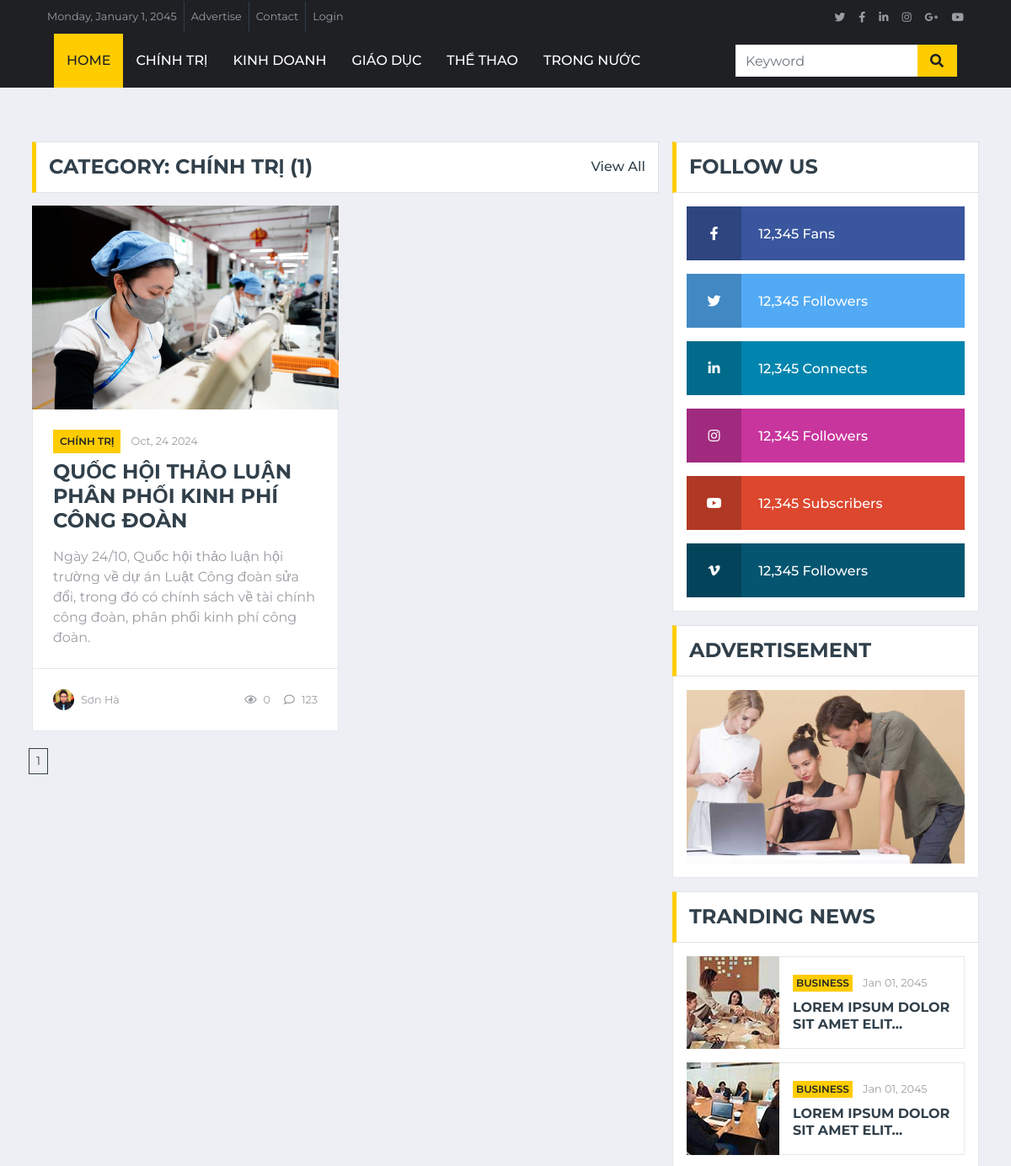
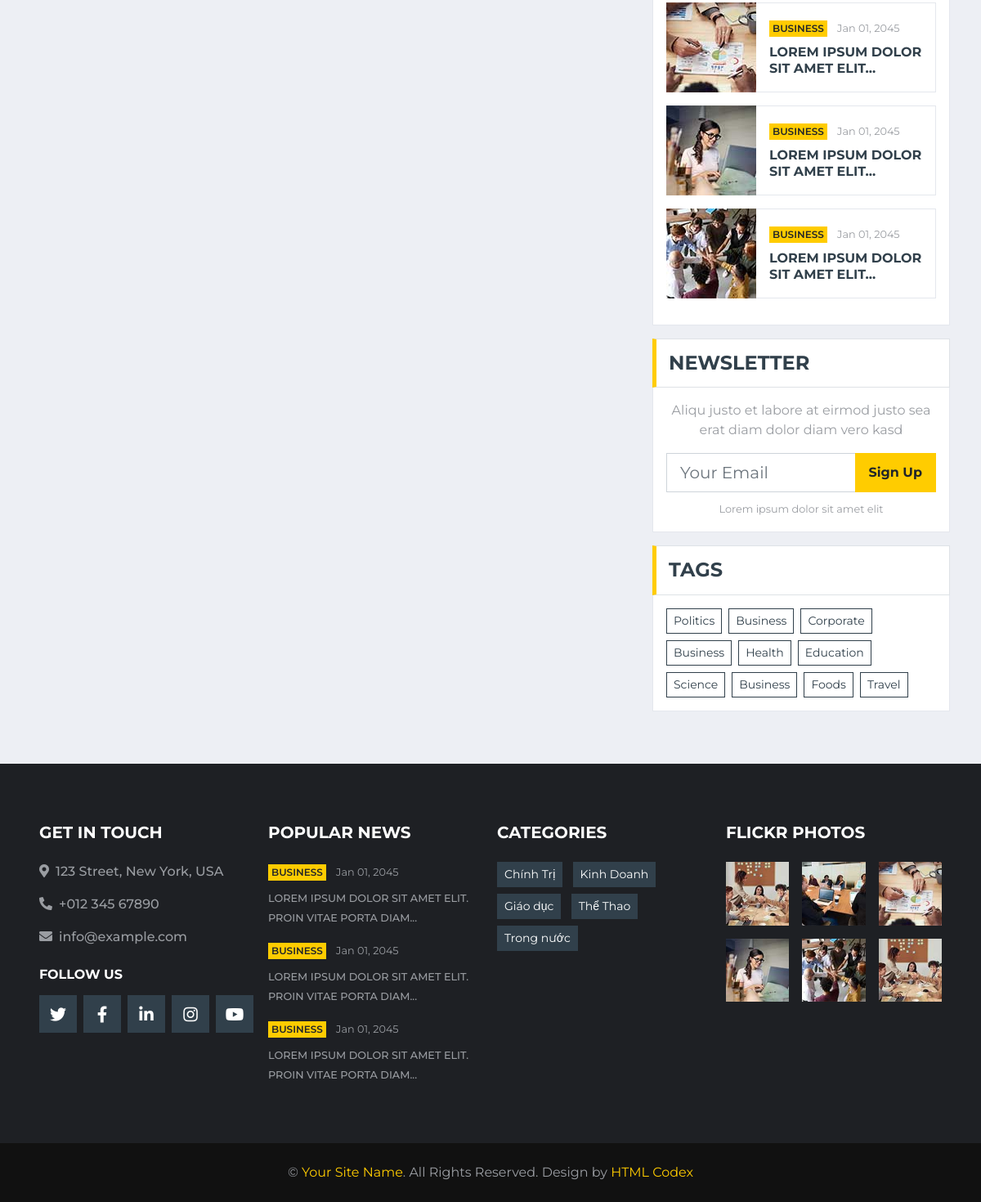
/archive.php?cate-id=1, run on the app's committed database (2 pictures, top to bottom).
### tables this page shows
CREATE TABLE `categories` (
  `id` int(11) NOT NULL,
  `name` varchar(255) NOT NULL,
  `slug` varchar(255) NOT NULL,
  `parent` int(11) NOT NULL DEFAULT 0
);

CREATE TABLE `items` (
  `id` int(11) NOT NULL,
  `title` varchar(255) NOT NULL,
  `excerpt` varchar(255) NOT NULL,
  `content` text NOT NULL,
  `image` varchar(255) NOT NULL,
  `category` int(11) NOT NULL,
  `featured` int(11) NOT NULL,
  `views` int(11) NOT NULL,
  `created_at` timestamp NOT NULL DEFAULT current_timestamp(),
  `updated_at` timestamp NOT NULL DEFAULT current_timestamp(),
  `author` varchar(255) NOT NULL
);

### models/db.php (called while the page is built)
<?php
class Db
{
    public static $connection;
    public function __construct()
    {
        if (!self::$connection) {
            self::$connection = new mysqli(DB_HOST, DB_USER, DB_PASSWORD, DB_NAME, PORT);
            self::$connection->set_charset(DB_CHARSET);
        }
        return self::$connection;
    }
}

### models/category.php (called while the page is built, shortened)
<?php
class Category extends Db{
    public function getAllCates(){
        $sql = self::$connection->prepare("SELECT * FROM `categories`");
        $sql->execute();
        $items = $sql->get_result()->fetch_all(MYSQLI_ASSOC);
        return $items;
    }
}

### archive.php (the view)
<?php include "header.php";
?>
<div class="container-fluid mt-5 pt-3">
    <div class="container">
        <div class="row">
            <div class="col-lg-8">
                <div class="row">
                    <?php
                    if (isset($_GET['cate-id'])):
                        $cate_id = $_GET['cate-id'];
                        $count = 2;
                        $page = isset($_GET['page']) ? $_GET['page'] : 1;
                        $total = count($item->getAllItemsByCate($cate_id));
                        $url = $_SERVER['PHP_SELF'] . "?cate-id=" . $cate_id;
                    ?>
                        <div class="col-12">
                            <div class="section-title">
                                <h4 class="m-0 text-uppercase font-weight-bold">Category: <?php echo $item->getCatNameById($cate_id)[0]['name']; ?> (<?php echo $total; ?>)</h4>
                                <a class="text-secondary font-weight-medium text-decoration-none" href="">View All</a>
                            </div>
                        </div>
                        <?php
                        $getItemsByCate = $item->getItemsByCate($cate_id, $page, $count);
                        foreach ($getItemsByCate as $value):
                        ?>
                            <div class="col-lg-6">
                                <div class="position-relative mb-3">
                                    <img class="img-fluid w-100" src="img/<?php echo $value['image'] ?>" style="object-fit: cover;">
                                    <div class="bg-white border border-top-0 p-4">
                                        <div class="mb-2">
                                            <a class="badge badge-primary text-uppercase font-weight-semi-bold p-2 mr-2"
                                                href=""><?php echo $item->getCatNameById($value['category'])[0]['name']; ?></a>
                                            <a class="text-body" href=""><small><?php echo date_format(date_create_from_format("Y-m-d H:i:s", $value['created_at']), "M, d Y"); ?></small></a>
                                        </div>
                                        <a class="h4 d-block mb-3 text-secondary text-uppercase font-weight-bold" href=""><?php echo $value['title'] ?></a>
                                        <p class="m-0"><?php echo $value['excerpt'] ?></p>
                                    </div>
                                    <div class="d-flex justify-content-between bg-white border border-top-0 p-4">
                                        <div class="d-flex align-items-center">
                                            <img class="rounded-circle mr-2" src="img/user.jpg" width="25" height="25" alt="">
                                            <small><?php echo $value['author']; ?></small>
                                        </div>
                                        <div class="d-flex align-items-center">
                                            <small class="ml-3"><i class="far fa-eye mr-2"></i><?php echo $value['views']; ?></small>
                                            <small class="ml-3"><i class="far fa-comment mr-2"></i>123</small>
                                        </div>
                                    </div>
                                </div>
                            </div>
                        <?php endforeach; ?>
                        <div class="pagination col-12">
                            <?php echo $item->paginate($url, $total, $count) ?>
                        </div>
                    <?php
                    endif;
                    ?>
                </div>
            </div>
            <div class="col-lg-4">
                <?php include "social-sidebar.php" ?>
            </div>
        </div>
    </div>
</div>
<?php include "footer.php" ?>

### header.php (shortened to what this page needs)
<?php
require "models/db.php";
require "models/category.php";
require "models/item.php";
$item = new Item;
$category = new Category;
$getAllCates = $category->getAllCates();
?>
<!DOCTYPE html>
<html lang="en">
<head>
    <link href="https://cdnjs.cloudflare.com/ajax/libs/font-awesome/5.15.0/css/all.min.css" rel="stylesheet">
    <link href="lib/owlcarousel/assets/owl.carousel.min.css" rel="stylesheet">
    <link href="css/style.css" rel="stylesheet">
</head>
<body>
    <div class="container-fluid d-none d-lg-block">
        <div class="row align-items-center bg-dark px-lg-5">
            <div class="col-lg-9">
                <nav class="navbar navbar-expand-sm bg-dark p-0">
                    <ul class="navbar-nav ml-n2">
                        <li class="nav-item border-right border-secondary">
                            <a class="nav-link text-body small" href="#">Monday, January 1, 2045</a>
                        </li>
                        <li class="nav-item border-right border-secondary">
                            <a class="nav-link text-body small" href="#">Advertise</a>
                        </li>
                        <li class="nav-item border-right border-secondary">
                            <a class="nav-link text-body small" href="#">Contact</a>
                        </li>
                        <li class="nav-item">
                            <a class="nav-link text-body small" href="#">Login</a>
                        </li>
                    </ul>
                </nav>
            </div>
            <div class="col-lg-3 text-right d-none d-md-block">
                <nav class="navbar navbar-expand-sm bg-dark p-0">
                    <ul class="navbar-nav ml-auto mr-n2">
                        <li class="nav-item">
                            <a class="nav-link text-body" href="#"><small class="fab fa-twitter"></small></a>
                        </li>
                        <li class="nav-item">
                            <a class="nav-link text-body" href="#"><small class="fab fa-facebook-f"></small></a>
                        </li>
                        <li class="nav-item">
                            <a class="nav-link text-body" href="#"><small class="fab fa-linkedin-in"></small></a>
                        </li>
                        <li class="nav-item">
                            <a class="nav-link text-body" href="#"><small class="fab fa-instagram"></small></a>
                        </li>
                        <li class="nav-item">
                            <a class="nav-link text-body" href="#"><small class="fab fa-google-plus-g"></small></a>
                        </li>
                        <li class="nav-item">
                            <a class="nav-link text-body" href="#"><small class="fab fa-youtube"></small></a>
                        </li>
                    </ul>
                </nav>
            </div>
        </div>
    </div>
    <div class="container-fluid p-0">
        <nav class="navbar navbar-expand-lg bg-dark navbar-dark py-2 py-lg-0 px-lg-5">
            <div class="collapse navbar-collapse justify-content-between px-0 px-lg-3" id="navbarCollapse">
                <div class="navbar-nav mr-auto py-0">
                    <a href="index.php" class="nav-item nav-link active">Home</a>
                    <?php
                    foreach($getAllCates as $value):
                    ?>
                    <a href="archive.php?cate-id=<?php echo $value['id'] ?>" class="nav-item nav-link"><?php echo $value['name'] ?></a>
                   <?php endforeach; ?>
                </div>
                <form action="result.php" method="get">
                    <div class="input-group ml-auto d-none d-lg-flex" style="width: 100%; max-width: 300px;">
                        <input name="keyword" type="text" class="form-control border-0" placeholder="Keyword">
                        <div class="input-group-append">
                            <button type="submit" class="input-group-text bg-primary text-dark border-0 px-3">
                                <i class="fa fa-search"></i>
                            </button>
                        </div>
                    </div>
                </form>
            </div>
        </nav>
    </div>

### footer.php (shortened to what this page needs)
<div class="container-fluid bg-dark pt-5 px-sm-3 px-md-5 mt-5">
    <div class="row py-4">
        <div class="col-lg-3 col-md-6 mb-5">
            <h5 class="mb-4 text-white text-uppercase font-weight-bold">Get In Touch</h5>
            <p class="font-weight-medium"><i class="fa fa-map-marker-alt mr-2"></i>123 Street, New York, USA</p>
            <p class="font-weight-medium"><i class="fa fa-phone-alt mr-2"></i>+012 345 67890</p>
            <p class="font-weight-medium"><i class="fa fa-envelope mr-2"></i>info@example.com</p>
            <h6 class="mt-4 mb-3 text-white text-uppercase font-weight-bold">Follow Us</h6>
            <div class="d-flex justify-content-start">
                <a class="btn btn-lg btn-secondary btn-lg-square mr-2" href="#"><i class="fab fa-twitter"></i></a>
                <a class="btn btn-lg btn-secondary btn-lg-square mr-2" href="#"><i class="fab fa-facebook-f"></i></a>
                <a class="btn btn-lg btn-secondary btn-lg-square mr-2" href="#"><i class="fab fa-linkedin-in"></i></a>
                <a class="btn btn-lg btn-secondary btn-lg-square mr-2" href="#"><i class="fab fa-instagram"></i></a>
                <a class="btn btn-lg btn-secondary btn-lg-square" href="#"><i class="fab fa-youtube"></i></a>
            </div>
        </div>
        <div class="col-lg-3 col-md-6 mb-5">
            <h5 class="mb-4 text-white text-uppercase font-weight-bold">Popular News</h5>
            <div class="mb-3">
                <div class="mb-2">
                    <a class="badge badge-primary text-uppercase font-weight-semi-bold p-1 mr-2" href="">Business</a>
                    <a class="text-body" href=""><small>Jan 01, 2045</small></a>
                </div>
                <a class="small text-body text-uppercase font-weight-medium" href="">Lorem ipsum dolor sit amet elit. Proin vitae porta diam...</a>
            </div>
            <div class="mb-3">
                <div class="mb-2">
                    <a class="badge badge-primary text-uppercase font-weight-semi-bold p-1 mr-2" href="">Business</a>
                    <a class="text-body" href=""><small>Jan 01, 2045</small></a>
                </div>
                <a class="small text-body text-uppercase font-weight-medium" href="">Lorem ipsum dolor sit amet elit. Proin vitae porta diam...</a>
            </div>
            <div class="">
                <div class="mb-2">
                    <a class="badge badge-primary text-uppercase font-weight-semi-bold p-1 mr-2" href="">Business</a>
                    <a class="text-body" href=""><small>Jan 01, 2045</small></a>
                </div>
                <a class="small text-body text-uppercase font-weight-medium" href="">Lorem ipsum dolor sit amet elit. Proin vitae porta diam...</a>
            </div>
        </div>
        <div class="col-lg-3 col-md-6 mb-5">
            <h5 class="mb-4 text-white text-uppercase font-weight-bold">Categories</h5>
            <div class="m-n1">
                <?php foreach ($getAllCates as $value): ?>
                    <a href="" class="btn btn-sm btn-secondary m-1"><?php echo $value['name'] ?></a>
                <?php endforeach ?>
            </div>
        </div>
        <div class="col-lg-3 col-md-6 mb-5">
            <h5 class="mb-4 text-white text-uppercase font-weight-bold">Flickr Photos</h5>
            <div class="row">
                <div class="col-4 mb-3">
                    <a href=""><img class="w-100" src="img/news-110x110-1.jpg" alt=""></a>
                </div>
                <div class="col-4 mb-3">
                    <a href=""><img class="w-100" src="img/news-110x110-2.jpg" alt=""></a>
                </div>
                <div class="col-4 mb-3">
                    <a href=""><img class="w-100" src="img/news-110x110-3.jpg" alt=""></a>
                </div>
                <div class="col-4 mb-3">
                    <a href=""><img class="w-100" src="img/news-110x110-4.jpg" alt=""></a>
                </div>
                <div class="col-4 mb-3">
                    <a href=""><img class="w-100" src="img/news-110x110-5.jpg" alt=""></a>
                </div>
                <div class="col-4 mb-3">
                    <a href=""><img class="w-100" src="img/news-110x110-1.jpg" alt=""></a>
                </div>
            </div>
        </div>
    </div>
</div>
<div class="container-fluid py-4 px-sm-3 px-md-5" style="background: #111111;">
    <p class="m-0 text-center">&copy; <a href="#">Your Site Name</a>. All Rights Reserved.
        Design by <a href="https://htmlcodex.com">HTML Codex</a>
    </p>
</div>
</body>
</html>

### data on the page
categories: name "CHÍNH TRỊ", name "Chính Trị"
categories: name "KINH DOANH", name "Kinh Doanh"
categories: name "GIÁO DỤC", name "Giáo dục"
categories: name "THỂ THAO", name "Thể Thao"
categories: name "TRONG NƯỚC", name "Trong nước"
items: image (picture), category.name "CHÍNH TRỊ", created_at "Oct, 24 2024", title "QUỐC HỘI THẢO LUẬN PHÂN PHỐI KINH PHÍ CÔNG ĐOÀN", excerpt "Ngày 24/10, Quốc hội thảo luận hội trường về dự án Luật Công đoàn sửa đổi, trong đó có chính sách về tài chính công đoàn, phân phối kinh phí công đoàn.", author "Sơn Hà", views "0"

### other printed values
$total "1"
